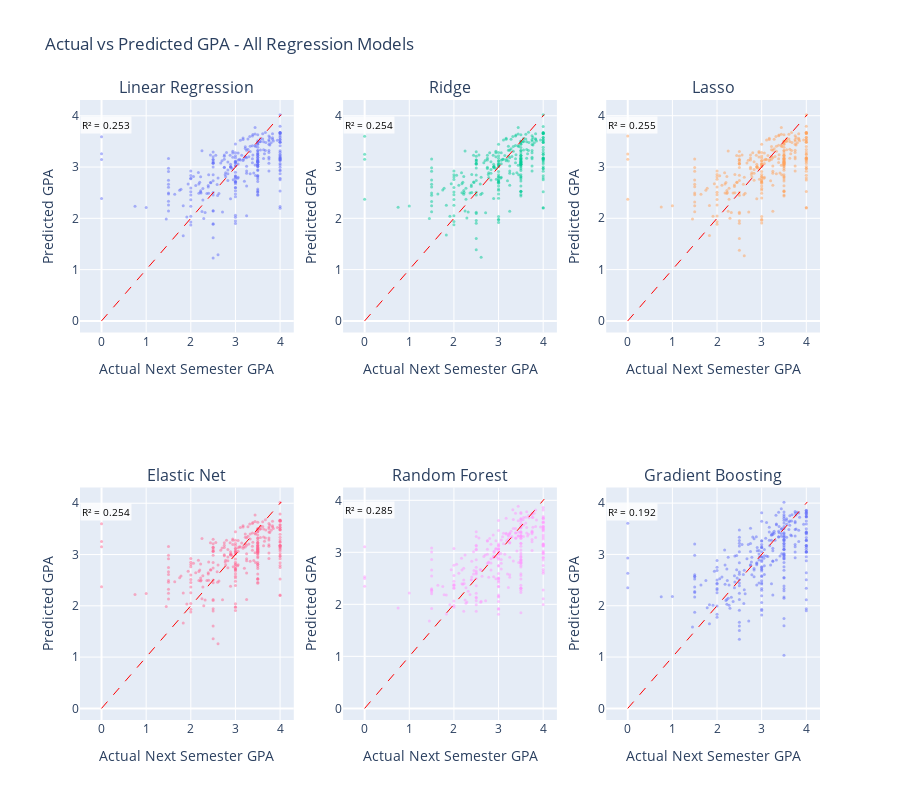

The notebook cell this image was saved under:
### Markdown cell above
## 15. Prediction Visualization

### Code cell
# Visualize predictions vs actual for ALL regression models
from plotly.subplots import make_subplots

# Create 2x3 subplot grid for 6 models
fig = make_subplots(
    rows=2, cols=3,
    subplot_titles=[name for name in models_r.keys()],
    specs=[[{'type': 'scatter'}]*3, [{'type': 'scatter'}]*3]
)

# Get min/max for consistent axes
all_actuals = y_test_r
all_predictions = []
for model in models_r.values():
    all_predictions.extend(model.predict(X_test_r_scaled))

min_val = min(all_actuals.min(), min(all_predictions))
max_val = max(all_actuals.max(), max(all_predictions))

# Plot each model
positions = [(1,1), (1,2), (1,3), (2,1), (2,2), (2,3)]
for (row, col), (name, model) in zip(positions, models_r.items()):
    y_pred = model.predict(X_test_r_scaled)
    
    # Scatter plot of predictions
    fig.add_trace(
        go.Scatter(
            x=y_test_r,
            y=y_pred,
            mode='markers',
            name=name,
            marker=dict(size=3, opacity=0.5),
            showlegend=False,
            text=[f'Actual: {a:.2f}<br>Predicted: {p:.2f}' for a, p in zip(y_test_r, y_pred)],
            hovertemplate='%{text}<extra></extra>'
        ),
        row=row, col=col
    )
    
    # Perfect prediction line
    fig.add_trace(
        go.Scatter(
            x=[min_val, max_val],
            y=[min_val, max_val],
            mode='lines',
            line=dict(dash='dash', color='red', width=1),
            showlegend=False
        ),
        row=row, col=col
    )
    
    # Add R² score as annotation
    r2 = r2_score(y_test_r, y_pred)
    fig.add_annotation(
        text=f'R² = {r2:.3f}',
        xref=f'x{(row-1)*3+col}', yref=f'y{(row-1)*3+col}',
        x=min_val + 0.1, y=max_val - 0.2,
        showarrow=False,
        font=dict(size=10, color='black'),
        bgcolor='rgba(255,255,255,0.8)',
        row=row, col=col
    )

# Update layout
fig.update_layout(
    title_text='Actual vs Predicted GPA - All Regression Models',
    height=800,
    showlegend=False
)

# Update axes labels
for i in range(1, 7):
    fig.update_xaxes(title_text='Actual Next Semester GPA', row=(i-1)//3+1, col=(i-1)%3+1)
    fig.update_yaxes(title_text='Predicted GPA', row=(i-1)//3+1, col=(i-1)%3+1)

fig.show()

### Figure 1 — Plotly figure (JSON) as saved in the notebook; plotly's stock layout.template omitted (floating-point values rounded to 4 significant figures; data arrays with more than 128 entries replaced by an {"elided": "..."} marker saying what was removed)
{"data": [{"hovertemplate": "%{text}<extra></extra>", "marker": {"opacity": 0.5, "size": 3}, "mode": "markers", "name": "Linear Regression", "showlegend": false, "text": {"elided": "304 str values"}, "type": "scatter", "x": {"elided": "304 float values"}, "xaxis": "x", "y": {"elided": "304 float values"}, "yaxis": "y"}, {"line": {"color": "red", "dash": "dash", "width": 1}, "mode": "lines", "showlegend": false, "type": "scatter", "x": [0, 4.023], "xaxis": "x", "y": [0, 4.023], "yaxis": "y"}, {"hovertemplate": "%{text}<extra></extra>", "marker": {"opacity": 0.5, "size": 3}, "mode": "markers", "name": "Ridge", "showlegend": false, "text": {"elided": "304 str values"}, "type": "scatter", "x": {"elided": "304 float values"}, "xaxis": "x2", "y": {"elided": "304 float values"}, "yaxis": "y2"}, {"line": {"color": "red", "dash": "dash", "width": 1}, "mode": "lines", "showlegend": false, "type": "scatter", "x": [0, 4.023], "xaxis": "x2", "y": [0, 4.023], "yaxis": "y2"}, {"hovertemplate": "%{text}<extra></extra>", "marker": {"opacity": 0.5, "size": 3}, "mode": "markers", "name": "Lasso", "showlegend": false, "text": {"elided": "304 str values"}, "type": "scatter", "x": {"elided": "304 float values"}, "xaxis": "x3", "y": {"elided": "304 float values"}, "yaxis": "y3"}, {"line": {"color": "red", "dash": "dash", "width": 1}, "mode": "lines", "showlegend": false, "type": "scatter", "x": [0, 4.023], "xaxis": "x3", "y": [0, 4.023], "yaxis": "y3"}, {"hovertemplate": "%{text}<extra></extra>", "marker": {"opacity": 0.5, "size": 3}, "mode": "markers", "name": "Elastic Net", "showlegend": false, "text": {"elided": "304 str values"}, "type": "scatter", "x": {"elided": "304 float values"}, "xaxis": "x4", "y": {"elided": "304 float values"}, "yaxis": "y4"}, {"line": {"color": "red", "dash": "dash", "width": 1}, "mode": "lines", "showlegend": false, "type": "scatter", "x": [0, 4.023], "xaxis": "x4", "y": [0, 4.023], "yaxis": "y4"}, {"hovertemplate": "%{text}<extra></extra>", "marker": {"opacity": 0.5, "size": 3}, "mode": "markers", "name": "Random Forest", "showlegend": false, "text": {"elided": "304 str values"}, "type": "scatter", "x": {"elided": "304 float values"}, "xaxis": "x5", "y": {"elided": "304 float values"}, "yaxis": "y5"}, {"line": {"color": "red", "dash": "dash", "width": 1}, "mode": "lines", "showlegend": false, "type": "scatter", "x": [0, 4.023], "xaxis": "x5", "y": [0, 4.023], "yaxis": "y5"}, {"hovertemplate": "%{text}<extra></extra>", "marker": {"opacity": 0.5, "size": 3}, "mode": "markers", "name": "Gradient Boosting", "showlegend": false, "text": {"elided": "304 str values"}, "type": "scatter", "x": {"elided": "304 float values"}, "xaxis": "x6", "y": {"elided": "304 float values"}, "yaxis": "y6"}, {"line": {"color": "red", "dash": "dash", "width": 1}, "mode": "lines", "showlegend": false, "type": "scatter", "x": [0, 4.023], "xaxis": "x6", "y": [0, 4.023], "yaxis": "y6"}], "layout": {"annotations": [{"font": {"size": 16}, "showarrow": false, "text": "Linear Regression", "x": 0.1444, "xanchor": "center", "xref": "paper", "y": 1, "yanchor": "bottom", "yref": "paper"}, {"font": {"size": 16}, "showarrow": false, "text": "Ridge", "x": 0.5, "xanchor": "center", "xref": "paper", "y": 1, "yanchor": "bottom", "yref": "paper"}, {"font": {"size": 16}, "showarrow": false, "text": "Lasso", "x": 0.8556, "xanchor": "center", "xref": "paper", "y": 1, "yanchor": "bottom", "yref": "paper"}, {"font": {"size": 16}, "showarrow": false, "text": "Elastic Net", "x": 0.1444, "xanchor": "center", "xref": "paper", "y": 0.375, "yanchor": "bottom", "yref": "paper"}, {"font": {"size": 16}, "showarrow": false, "text": "Random Forest", "x": 0.5, "xanchor": "center", "xref": "paper", "y": 0.375, "yanchor": "bottom", "yref": "paper"}, {"font": {"size": 16}, "showarrow": false, "text": "Gradient Boosting", "x": 0.8556, "xanchor": "center", "xref": "paper", "y": 0.375, "yanchor": "bottom", "yref": "paper"}, {"bgcolor": "rgba(255,255,255,0.8)", "font": {"color": "black", "size": 10}, "showarrow": false, "text": "R² = 0.253", "x": 0.1, "xref": "x", "y": 3.823, "yref": "y"}, {"bgcolor": "rgba(255,255,255,0.8)", "font": {"color": "black", "size": 10}, "showarrow": false, "text": "R² = 0.254", "x": 0.1, "xref": "x2", "y": 3.823, "yref": "y2"}, {"bgcolor": "rgba(255,255,255,0.8)", "font": {"color": "black", "size": 10}, "showarrow": false, "text": "R² = 0.255", "x": 0.1, "xref": "x3", "y": 3.823, "yref": "y3"}, {"bgcolor": "rgba(255,255,255,0.8)", "font": {"color": "black", "size": 10}, "showarrow": false, "text": "R² = 0.254", "x": 0.1, "xref": "x4", "y": 3.823, "yref": "y4"}, {"bgcolor": "rgba(255,255,255,0.8)", "font": {"color": "black", "size": 10}, "showarrow": false, "text": "R² = 0.285", "x": 0.1, "xref": "x5", "y": 3.823, "yref": "y5"}, {"bgcolor": "rgba(255,255,255,0.8)", "font": {"color": "black", "size": 10}, "showarrow": false, "text": "R² = 0.192", "x": 0.1, "xref": "x6", "y": 3.823, "yref": "y6"}], "height": 800, "showlegend": false, "title": {"text": "Actual vs Predicted GPA - All Regression Models"}, "xaxis": {"anchor": "y", "domain": [0, 0.2889], "title": {"text": "Actual Next Semester GPA"}}, "xaxis2": {"anchor": "y2", "domain": [0.3556, 0.6444], "title": {"text": "Actual Next Semester GPA"}}, "xaxis3": {"anchor": "y3", "domain": [0.7111, 1], "title": {"text": "Actual Next Semester GPA"}}, "xaxis4": {"anchor": "y4", "domain": [0, 0.2889], "title": {"text": "Actual Next Semester GPA"}}, "xaxis5": {"anchor": "y5", "domain": [0.3556, 0.6444], "title": {"text": "Actual Next Semester GPA"}}, "xaxis6": {"anchor": "y6", "domain": [0.7111, 1], "title": {"text": "Actual Next Semester GPA"}}, "yaxis": {"anchor": "x", "domain": [0.625, 1], "title": {"text": "Predicted GPA"}}, "yaxis2": {"anchor": "x2", "domain": [0.625, 1], "title": {"text": "Predicted GPA"}}, "yaxis3": {"anchor": "x3", "domain": [0.625, 1], "title": {"text": "Predicted GPA"}}, "yaxis4": {"anchor": "x4", "domain": [0, 0.375], "title": {"text": "Predicted GPA"}}, "yaxis5": {"anchor": "x5", "domain": [0, 0.375], "title": {"text": "Predicted GPA"}}, "yaxis6": {"anchor": "x6", "domain": [0, 0.375], "title": {"text": "Predicted GPA"}}}}
